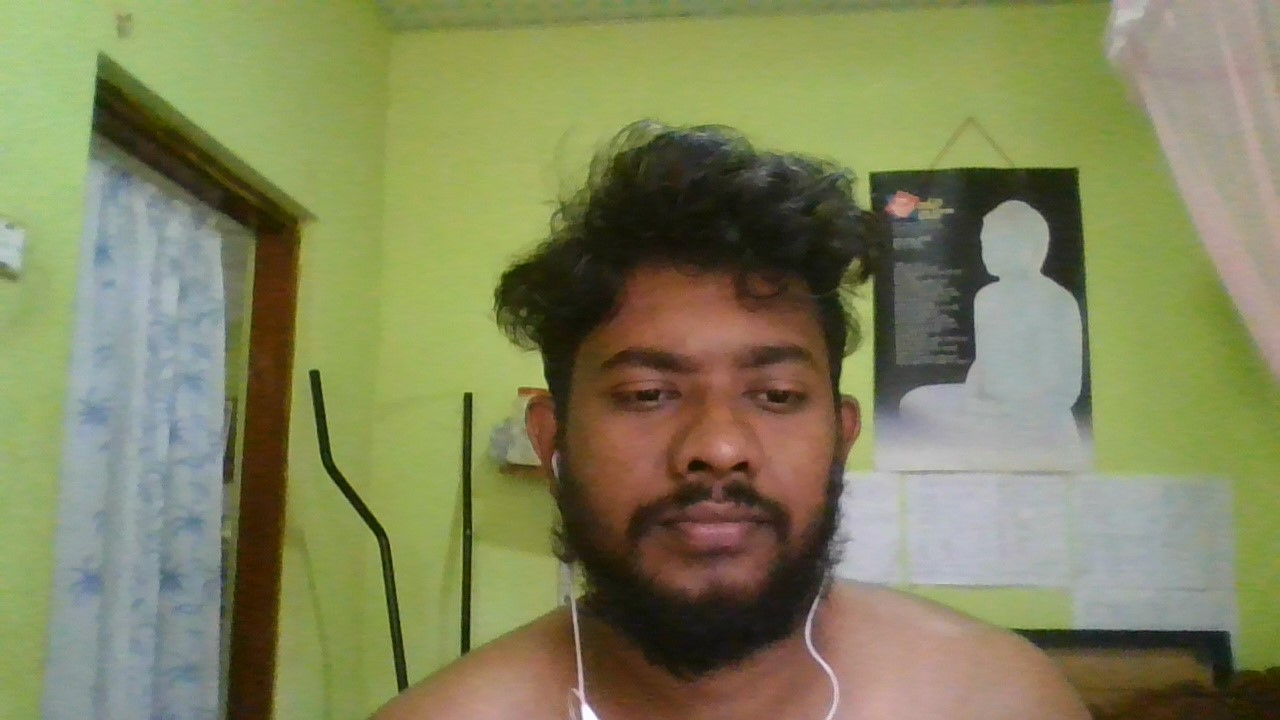
#> input picture project/dataset/3.jpg, 1280 x 720 px, found by its file name
$ jupyter execute AugmentedData.ipynb
#> lines starting #> are read from the running program, lines starting #| are printed output that depends on the picture; after the words box and inside, x2 and y2 are one past the last pixel; in counts of white or black regions, pixels touching at a corner belong together
<h1 align="center">Face Recogition App</h1>
<h2>Face Detection part</h2>

[cell 1]
import argparse
import  cv2 as cv
import numpy as np
import imutils
import matplotlib.pyplot as plt

[cell 2]
img = cv.imread("./3.jpg")
#> img is the input picture: shape (720, 1280, 3); mean B, G, R 92, 132, 129.5
gray = cv.cvtColor(img,cv.COLOR_BGR2GRAY)
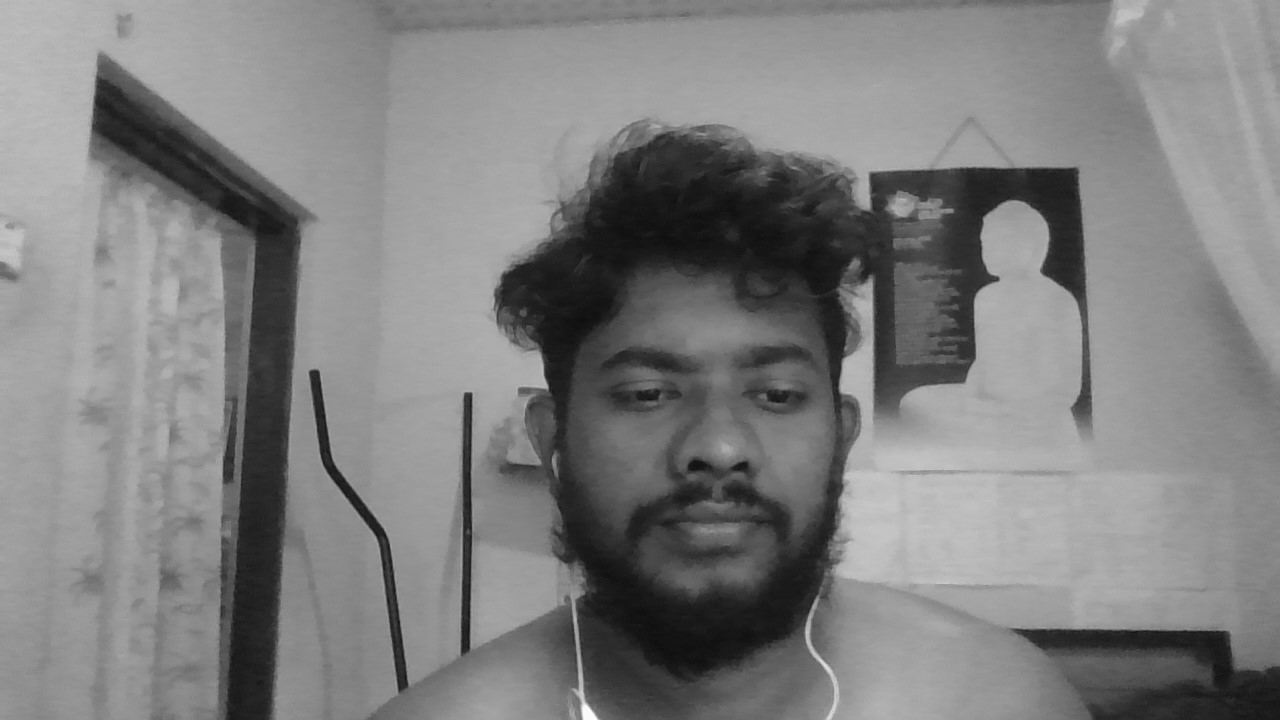
#> gray: shape (720, 1280); min 14, max 254, mean 126.7
cascade = cv.CascadeClassifier("./haarcascade.xml")
faces = cascade.detectMultiScale(gray,1.1,4)
#> faces = [[540, 256, 348, 348]]
for (x,y,w,h) in faces:
    cv.rectangle(img,(x,y),(x+w,y+h),(255,0,0),3)
#> this loop made 1 pass
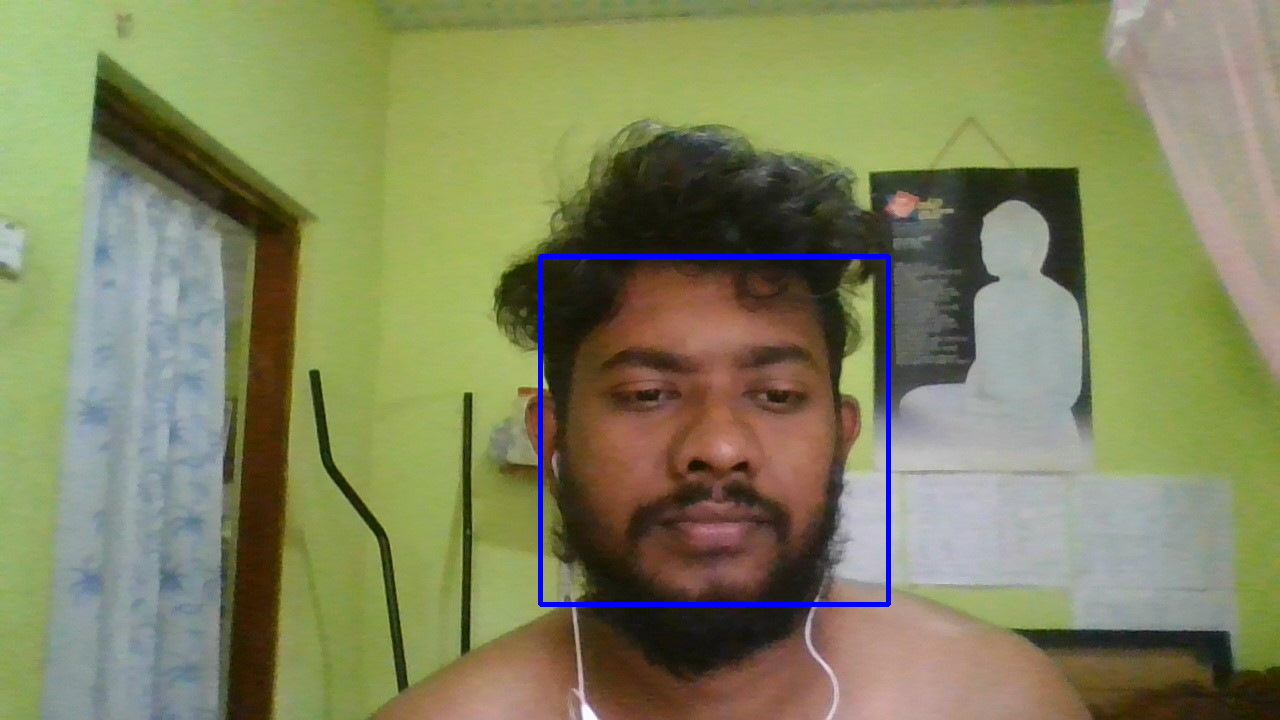
#> img: shape (720, 1280, 3); 0.75% of pixels changed, all inside (x1, y1, x2, y2) = (538, 254, 891, 607)
img = cv.cvtColor(img,cv.COLOR_BGR2RGB)
plt.imshow(img)

$ run again, with project/dataset/1.jpg copied over project/dataset/3.jpg
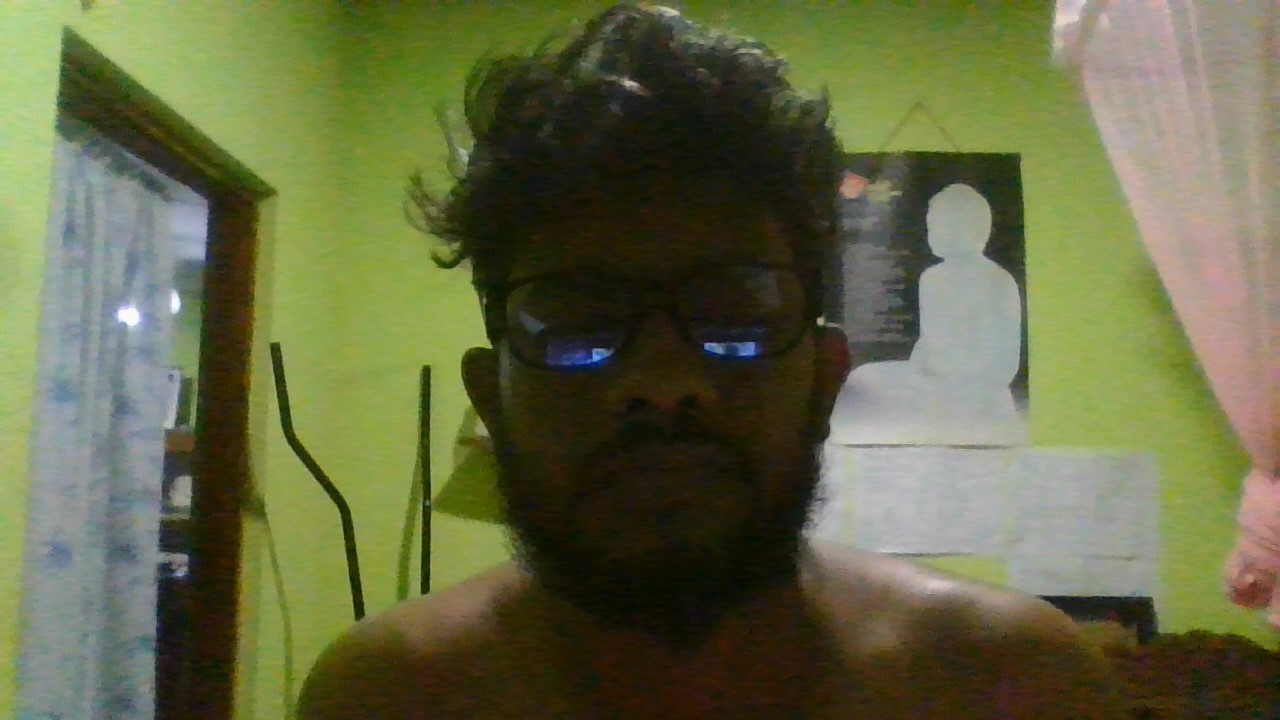
#> input picture project/dataset/1.jpg, 1280 x 720 px, found by its file name
#> img is the input picture: shape (720, 1280, 3); mean B, G, R 69, 105.2, 101.3
#> `gray = cv.cvtColor(img,cv.COLOR_BGR2GRAY)`:
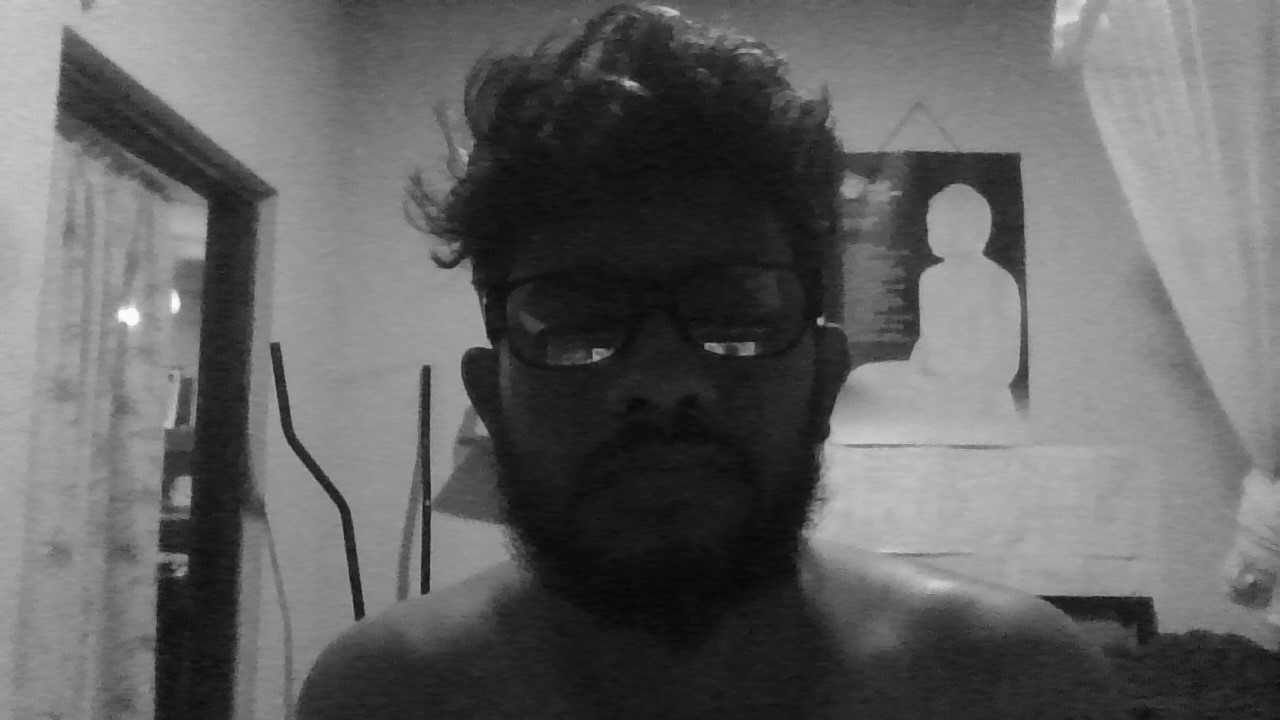
#> gray: shape (720, 1280); min 6, max 254, mean 99.9
#> faces = [[48, 459, 70, 70], [782, 118, 132, 132]]
#> the loop `for (x,y,w,h) in faces:` made 2 passes
#> after the loop `for (x,y,w,h) in faces:`:
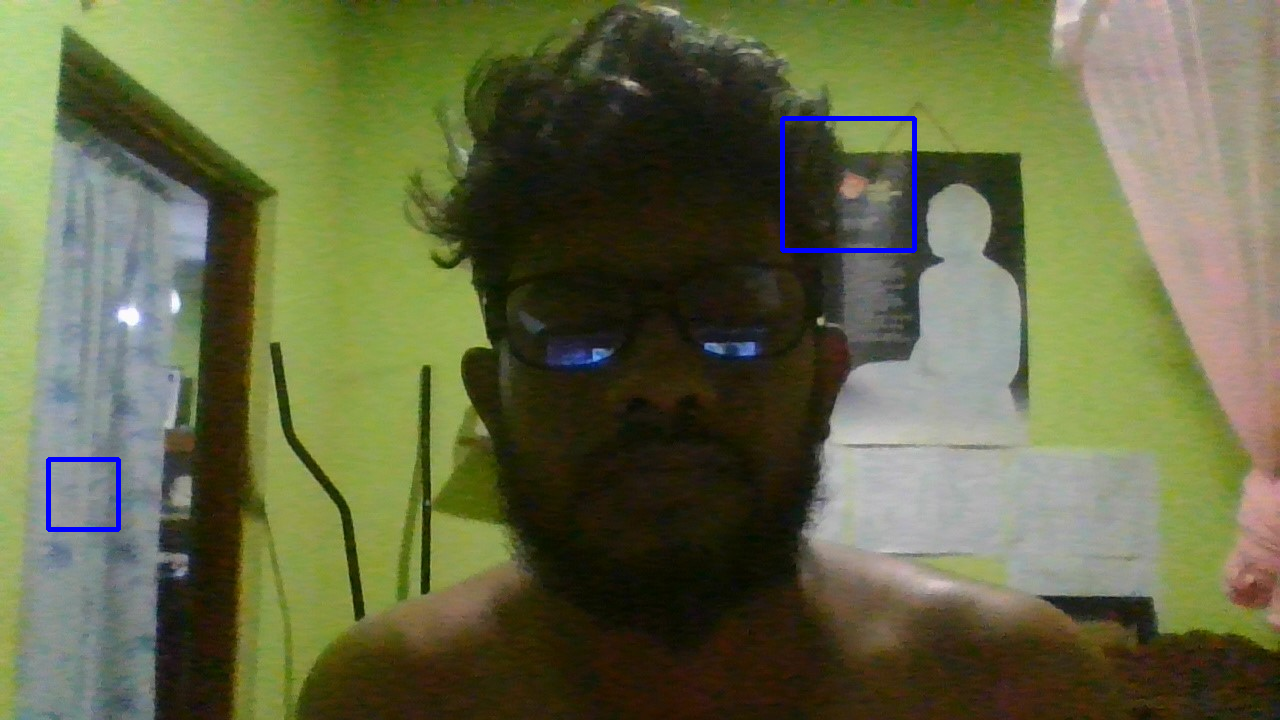
#> img: shape (720, 1280, 3); 0.44% of pixels changed, all inside (x1, y1, x2, y2) = (46, 116, 917, 532)
